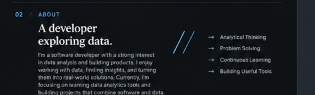
#> input picture scratch/crops/about_dark.png, 315 x 95 px, given in place of media_1791374632593.jpg, which was not available
$ python crop_sections.py
#> lines starting #> are read from the running program, lines starting #| are printed output that depends on the picture; pictures that were not available may be replaced by others from this repository, and a replacement may not be noted
import os
from PIL import Image

ref_path = r'C:/Users/Sunny/.gemini/antigravity/brain/2c78640a-8b4f-4ee9-9f49-efa15d59b81a/.user_uploaded/media_1791374632593.jpg'
img = Image.open(ref_path)
#> img is the input picture: PIL image 315x95 RGB; mean R, G, B 25.1, 29, 32.8

# Let's crop individual sections from desktop light (x: 20 to 330, y: 10 to 730)
# Hero: y 10 to 190
# About: y 190 to 280
# Skills: y 280 to 350
# Experience: y 350 to 480
# Projects: y 480 to 590
# Education: y 590 to 660
# Contact & Footer: y 660 to 740

sections = {
    'hero_light': (20, 10, 335, 195),
    'about_light': (20, 195, 335, 290),
    'skills_light': (20, 290, 335, 360),
    'experience_light': (20, 360, 335, 485),
    'projects_light': (20, 485, 335, 595),
    'education_light': (20, 595, 335, 665),
    'contact_light': (20, 665, 335, 740),
    'hero_dark': (355, 10, 670, 195),
    'about_dark': (355, 195, 670, 290),
    'skills_dark': (355, 290, 670, 360),
    'experience_dark': (355, 360, 670, 485),
    'projects_dark': (355, 485, 670, 595),
    'education_dark': (355, 595, 670, 665),
    'contact_dark': (355, 665, 670, 740),
}

for name, box in sections.items():
    img.crop(box).save(f'scratch/crops/{name}.png')
#> this loop made 14 passes
#> pass 1, `img.crop(box).save(f'scratch/crops/{name}.png')`:
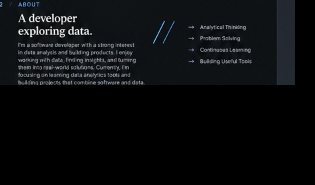
#> saved as hero_light.png: PIL image 315x185 RGB; mean R, G, B 11.5, 13.2, 14.9

# Also crop exact portrait photo
# In hero_light, portrait is around x: 220 to 318, y: 53 to 157
portrait = img.crop((220, 53, 318, 157))
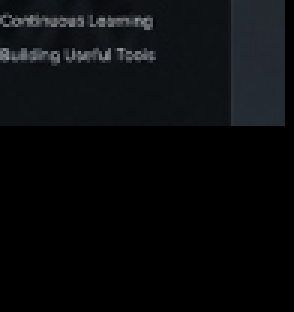
#> portrait: PIL image 98x104 RGB (shown 3 times larger); mean R, G, B 9.4, 11, 12.7
portrait.save('scratch/crops/portrait_extracted.png')

# Also crop project images:
# in projects_light: card1, card2, card3
# card1: x: 55 to 135, y: 516 to 563
img.crop((55, 516, 134, 563)).save('scratch/crops/proj_webpos.png')
img.crop((146, 516, 226, 563)).save('scratch/crops/proj_dashboard.png')
img.crop((238, 516, 318, 563)).save('scratch/crops/proj_webstore.png')

print("All sections and assets cropped.")

$ run again, on scratch/crops/contact_dark.png
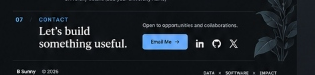
#> input picture scratch/crops/contact_dark.png, 315 x 75 px, given in place of media_1791374632593.jpg, which was not available
#> img is the input picture: PIL image 315x75 RGB; mean R, G, B 25.1, 31, 36.7
#> the loop `for name, box in sections.items():` made 14 passes
#> pass 1, `img.crop(box).save(f'scratch/crops/{name}.png')`:
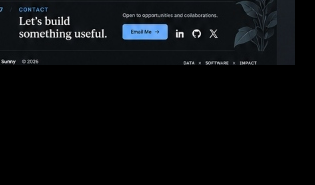
#> saved as hero_light.png: PIL image 315x185 RGB; mean R, G, B 8.9, 11, 13
#> `portrait = img.crop((220, 53, 318, 157))`:
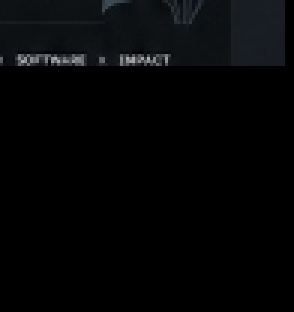
#> portrait: PIL image 98x104 RGB (shown 3 times larger); mean R, G, B 4.5, 5.3, 6.1

$ run again, on scratch/crops/education_dark.png
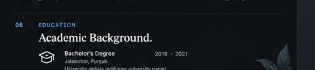
#> input picture scratch/crops/education_dark.png, 315 x 70 px, given in place of media_1791374632593.jpg, which was not available
#> img is the input picture: PIL image 315x70 RGB; mean R, G, B 22.2, 26.3, 29.9
#> the loop `for name, box in sections.items():` made 14 passes
#> pass 1, `img.crop(box).save(f'scratch/crops/{name}.png')`:
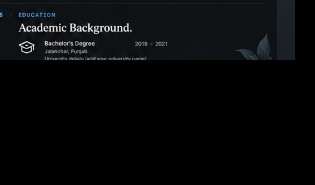
#> saved as hero_light.png: PIL image 315x185 RGB; mean R, G, B 7.3, 8.5, 9.6
#> `portrait = img.crop((220, 53, 318, 157))`:
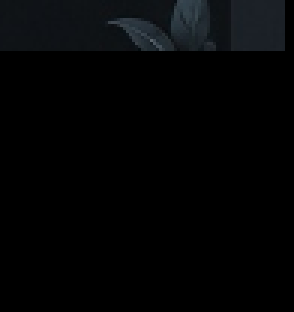
#> portrait: PIL image 98x104 RGB (shown 3 times larger); mean R, G, B 3.5, 4.3, 5.1
